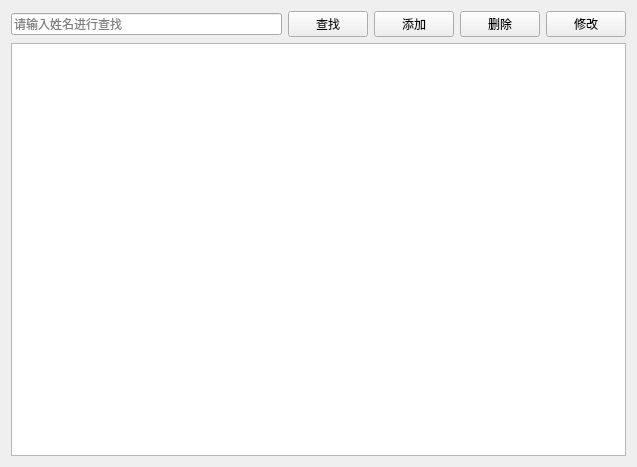
<?xml version="1.0" encoding="UTF-8"?>
<ui version="4.0">
 <class>PatientView</class>
 <widget class="QWidget" name="PatientView">
  <property name="geometry">
   <rect>
    <x>0</x>
    <y>0</y>
    <width>637</width>
    <height>467</height>
   </rect>
  </property>
  <property name="windowTitle">
   <string>患者管理</string>
  </property>
  <layout class="QVBoxLayout" name="verticalLayout">
   <item>
    <layout class="QHBoxLayout" name="horizontalLayout">
     <item>
      <widget class="QLineEdit" name="txtSearch">
       <property name="placeholderText">
        <string>请输入姓名进行查找</string>
       </property>
      </widget>
     </item>
     <item>
      <widget class="QPushButton" name="btSearch">
       <property name="text">
        <string>查找</string>
       </property>
      </widget>
     </item>
     <item>
      <widget class="QPushButton" name="btAdd">
       <property name="text">
        <string>添加</string>
       </property>
      </widget>
     </item>
     <item>
      <widget class="QPushButton" name="btDelete">
       <property name="text">
        <string>删除</string>
       </property>
      </widget>
     </item>
     <item>
      <widget class="QPushButton" name="btEdit">
       <property name="text">
        <string>修改</string>
       </property>
      </widget>
     </item>
    </layout>
   </item>
   <item>
    <widget class="QTableView" name="tableView"/>
   </item>
  </layout>
 </widget>
 <resources/>
 <connections/>
</ui>
